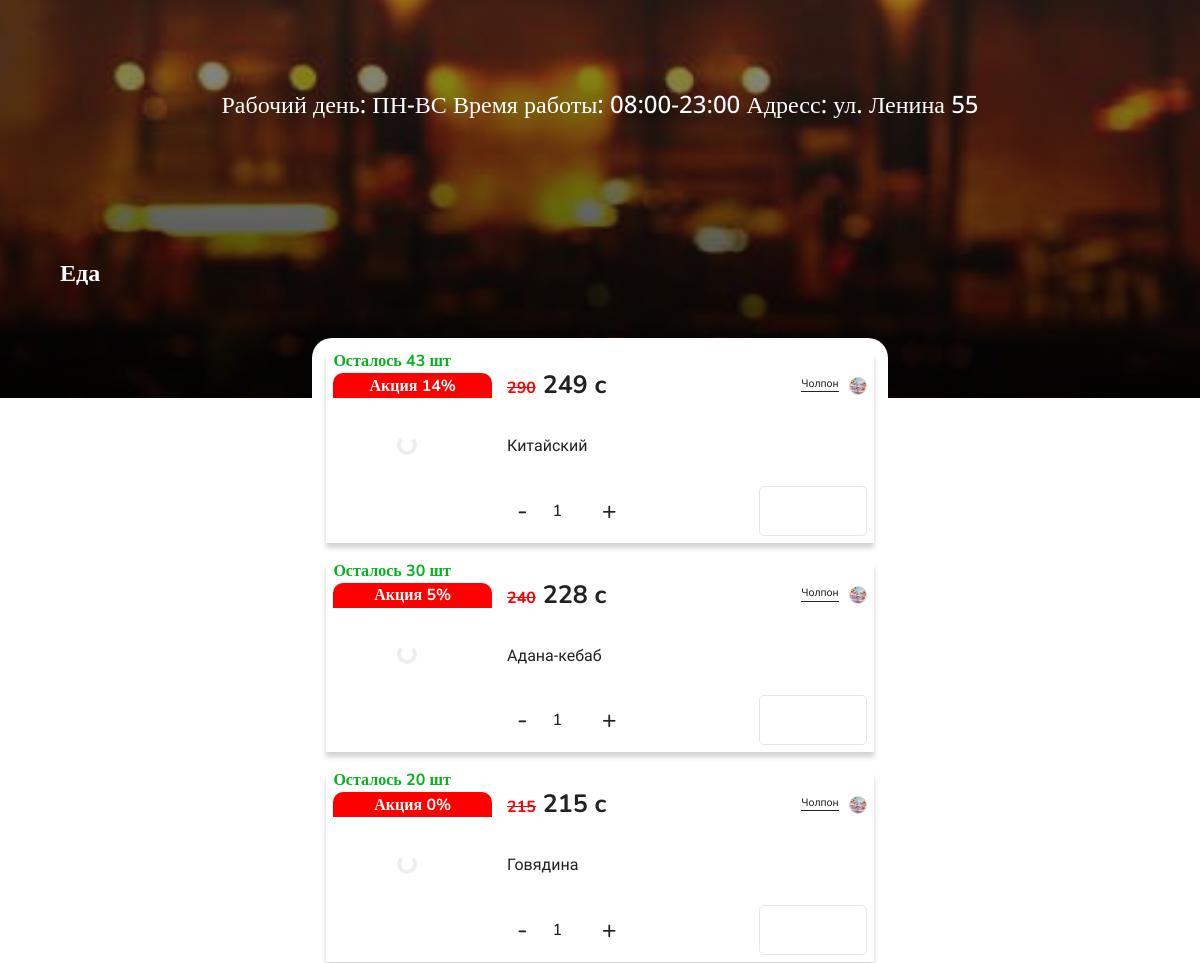
The app's page /account/2/ (middle part), older data.
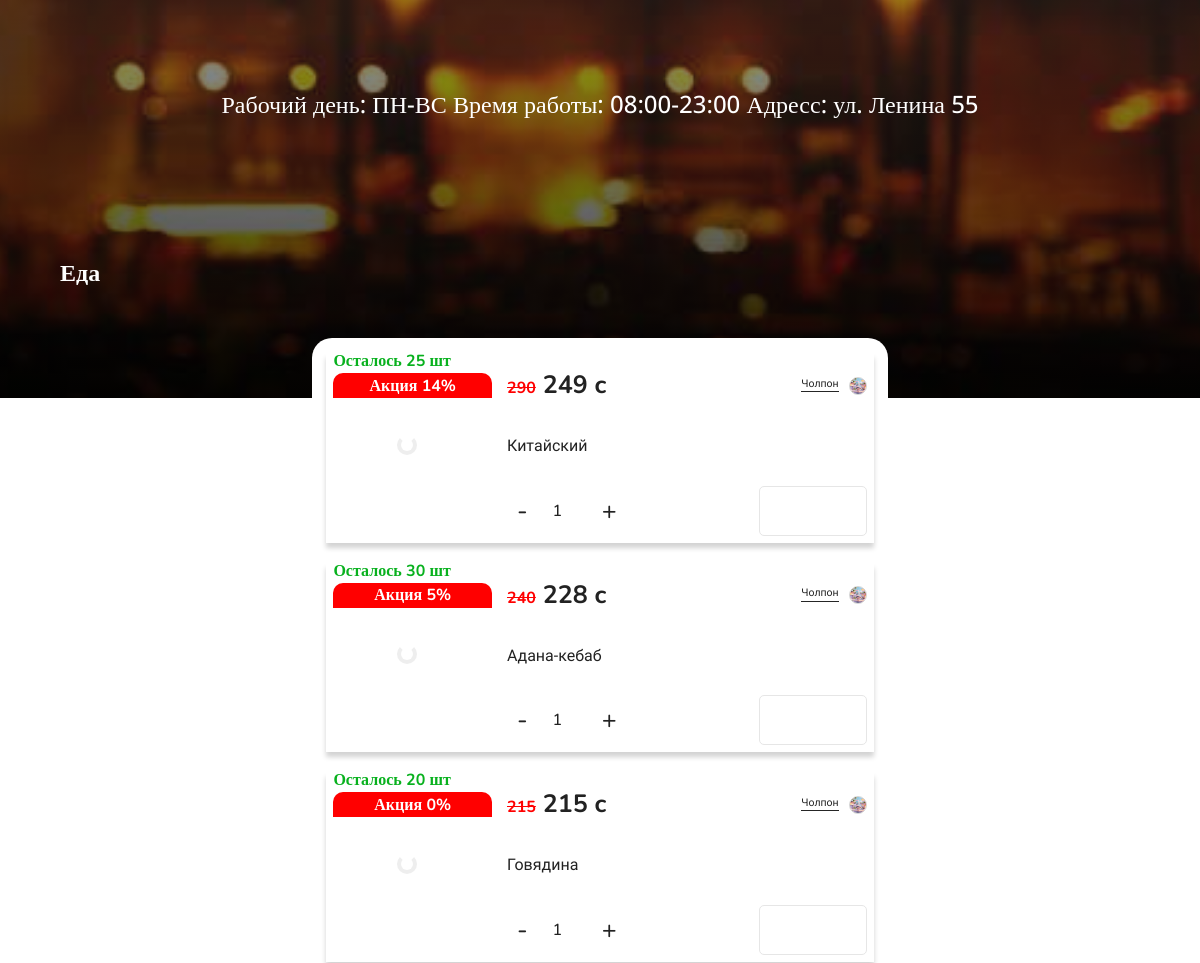
The same page, newer data.
### basis/models.py (models this page shows, shortened)
class Food_menu(models.Model):
    STATUS_FOOD = [
        ('True', 'В наличии'),
        ('False', 'Отсутствует'),
    ]
    name = models.TextField(max_length=50)
    description = models.TextField(max_length=800)
    price = models.DecimalField(max_digits=10, decimal_places=0, default='10')
    discount_percent = models.PositiveIntegerField(default=0)  # 0–100
    discount_active = models.BooleanField(default=False)
    category = models.ForeignKey(
        FoodCategory,
        on_delete=models.SET_NULL,
        null=True,
        blank=True,
        related_name='foods'
    )
    food_status = models.CharField(max_length=20, choices=STATUS_FOOD, default='True')
    adscreenimg = models.ImageField(upload_to=ad_screen_img_path)
    imageOne = models.ImageField(upload_to=food_image_one_path)
    date_add = models.DateField(blank=True, null=True)
    user = models.ForeignKey(settings.AUTH_USER_MODEL, on_delete=models.CASCADE)
    quantity = models.PositiveIntegerField(default=0)
    click_order = models.PositiveIntegerField(default=0)
    @property
    def final_price(self):
        if self.discount_active and self.discount_percent > 0:
            discount = (self.price * Decimal(self.discount_percent)) / Decimal(100)
            final = self.price - discount
            return final.quantize(Decimal('1'), rounding=ROUND_HALF_UP)
        return self.price

### account/models.py (models this page shows, shortened)
class CustomUser(AbstractUser):
    city = models.CharField(
        max_length=50,
        choices=CITY,
        default="Неизвестно"
    )
    USER_TYPES = [
        ('ordinary_user', 'Обычный пользователь'),
        ('food_user', 'Пользователь еда'),
        ('shop_user', 'Пользователь магазин'),
        ('taxi_user', 'Водитель такси'),
        ('courier_user', 'Водитель курьер'),
        ('taxi_company_user', 'Владелец таксопарк'),
    ]
    user_type = models.CharField(max_length=20, choices=USER_TYPES, default='ordinary_user')
    user_name = models.CharField(max_length=25, blank=True, null=True)
    user_description = models.CharField(max_length=500, default=description_txt, blank=True, null=True)
    user_phone_number = models.DecimalField(max_digits=9, decimal_places=0, blank=True, null=True)
    user_phone_number2 = models.DecimalField(max_digits=9, decimal_places=0, blank=True, null=True)
    user_mbank_qr = models.ImageField(upload_to=user_mbank_qr_path, blank=True, null=True)
    user_rsk_qr = models.ImageField(upload_to=user_rsk_qr_path, blank=True, null=True)
    user_mbank_link = models.CharField(max_length=500, blank=True, null=True)
    user_obank_link = models.CharField(max_length=500, blank=True, null=True)
    user_rsk_link = models.CharField(max_length=500, blank=True, null=True)
    user_abank_link = models.CharField(max_length=500, blank=True, null=True)
    user_raiting = models.DecimalField(max_digits=3, decimal_places=1, blank=True, null=True)
    balance = models.DecimalField(max_digits=15, decimal_places=2, blank=True, null=True)
    CATEGORY_OF_EDUCATION = [
        ('', ''),
        ('Food', 'Еда'),
        ('Vegetables', 'Овощи'),
        ('Shop', 'Магазин'),
    ]
    category_of_education = models.CharField(max_length=20, choices=CATEGORY_OF_EDUCATION, default='', blank=True, null=True)
    SUB_CATEGORY_OF_EDUCATION = [
        ('', ''),
        ('Grocery', 'Продуктовый'),
        ('Vegetables', 'Электроника'),
        ('Clothes', 'Одежды'),
        ('Office', 'Канцелярия'),
    ]
    sub_category_of_education = models.CharField(max_length=20, choices=SUB_CATEGORY_OF_EDUCATION, blank=True, null=True, default='')
    USER_STATUS = [
        ('', ''),
        ('Online', 'Онлайн'),
        ('Offline', 'Оффлайн'),
    ]
    user_status = models.CharField(max_length=20, choices=USER_STATUS, default='', blank=True, null=True)
    user_logo = models.ImageField(upload_to=user_logo_path, blank=True, null=True)
    user_logo_mini = models.ImageField(upload_to=user_logo_mini_path, blank=True, null=True)
    USER_BLOCKED = [
        ('', ''),
        ('Yes', 'Да'),
        ('No', 'Нет'),
    ]
    user_blocked = models.CharField(max_length=20, choices=USER_BLOCKED, default='No')
    groups = models.ManyToManyField(
        Group,
        verbose_name='groups',
        blank=True,
        related_name='custom_user_set',  # Пример названия, которое можно выбрать
        related_query_name='user',
    )
    user_permissions = models.ManyToManyField(
        Permission,
        verbose_name='user permissions',
        blank=True,
        related_name='custom_user_set',  # Пример названия, которое можно выбрать
        related_query_name='user',
    )

### account/views.py (the view)
# urls.py: path('account/<int:user_id>/', account_menu, name='account_menu'),
def account_menu(request, user_id):
    user = get_object_or_404(CustomUser, pk=user_id)
    categories = FoodCategory.objects.filter(user=user)
    today = datetime.date.today()
    cache_key = f"foods_shuffle_{user_id}_{today}"
    food_items = cache.get(cache_key)
    if not food_items:
        discounted = list(Food_menu.objects.filter(user=user, discount_active=True))
        non_discounted = list(Food_menu.objects.filter(user=user, discount_active=False))
        discounted.sort(key=lambda x: x.click_order, reverse=True)
        non_discounted.sort(key=lambda x: x.click_order, reverse=True)
        food_items = discounted + non_discounted
        cache.set(cache_key, food_items, 60 * 60 * 24)
    return render(request, 'account/account_menu.html', {
        'user': user,
        'food_items': food_items,
        'categories': categories
    })

### templates/account/account_menu.html (shortened to what this page needs)
{% extends 'basis/basis.html' %}
{% load humanize %}
{% block linkcss %}
<link rel="stylesheet" href="/static/css/account_menu.css">
{% endblock %}
{% block main %}
<div class="profile-parallax">
    {% if user.category_of_education == 'Food' %}
    <h2 class="user__category">Еда</h2>
    {% endif %}
    <h3 class="user__info">
        {{ user.user_description|linebreaksbr }}
    </h3>
    <img src="{{ user.user_logo.url }}" class="profile-img" alt="">
    <div class="background">
    </div>
</div>
<div class="user-products">
    {% for food in food_items %}
    {% if food.food_status == 'True' %}
    <div class="food" id="{{ food.id }}" data-category="{{ food.category.id }}">
        {% else %}
        <div class="food noactive" id="{{ food.id }}" data-category="{{ food.category.id }}">
        {% endif %}
            {% if food.quantity == 0 %}
            <p class="food_quantity">Нет в наличии</p>
            {% else %}
            <p class="food_quantity">Осталось {{ food.quantity }} шт</p>
            {% endif %}
            <div class="img-container">
                <img data-src="{{ food.adscreenimg.url }}" src="/static/icons/10px.png" alt="{{ food.name }}">
                {% if food.discount_active  %}
                <div class="sale_animation">
                    <p>Акция {{ food.discount_percent }}%</p>
                </div>
                {% endif %}
            </div>
            <div class="descrition-container">
                <div class="price-container">
                    {% if food.discount_active  %}
                    <p class="price__view"><span>{{ food.price|intcomma }}</span> {{ food.final_price|intcomma }} c</p>
                    {% else %}
                    <p class="price__view">{{ food.final_price|intcomma }} c</p>
                    {% endif %}
                    <div class="user">
                        <a class="user-name" href="/account/{{ food.user.id }}/">{{ food.user.user_name }}</a>
                        <img src="{{ food.user.user_logo_mini.url }}" alt="" class="user-avatar">
                    </div>
                </div>
                <p class="food_name">{{ food.name }}</p>
                <div class="coll-food">
                    <button class="minus">-</button>
                    <input type="number" class="coll input-disabled" value="1"><span>штук</span>
                    <button class="plus">+</button>
                    {% if food.food_status == 'True' %}
                    <button class="button box" data-food-id="{{ food.id }}"></button>
                    {% else %}
                    <p class="none">Отсутствует</p>
                    {% endif %}
                </div>
            </div>
        </div>
        {% endfor %}
    </div>
    {% endblock %}

Row changes from the older to the newer data that the page shows:
changed Food_menu "Китайский": quantity "43" → "25"
